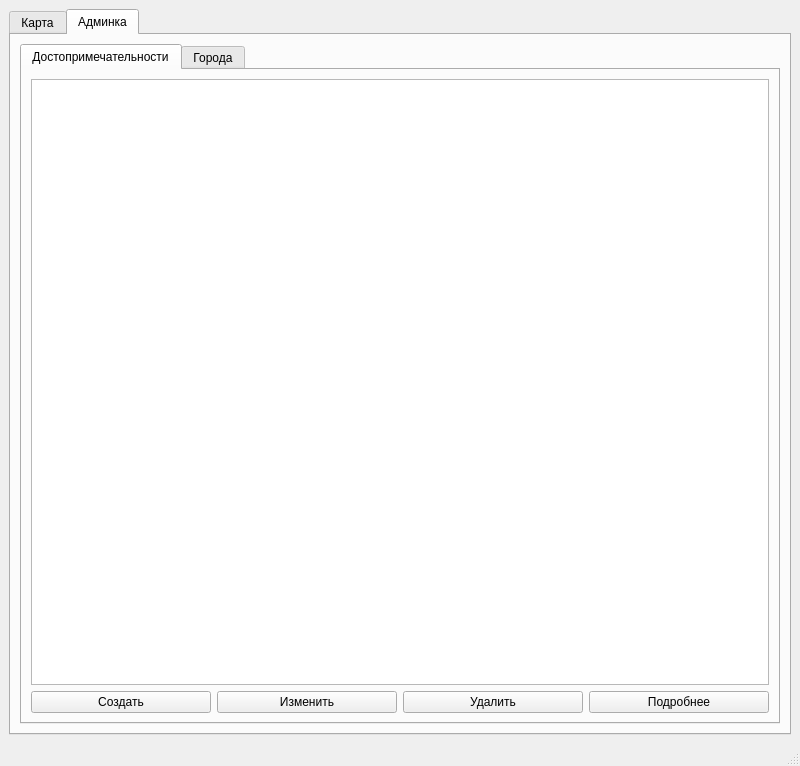
<?xml version="1.0" encoding="UTF-8"?>
<ui version="4.0">
 <class>MainWindow</class>
 <widget class="QMainWindow" name="MainWindow">
  <property name="geometry">
   <rect>
    <x>0</x>
    <y>0</y>
    <width>800</width>
    <height>766</height>
   </rect>
  </property>
  <property name="windowTitle">
   <string>MainWindow</string>
  </property>
  <widget class="QWidget" name="centralwidget">
   <layout class="QVBoxLayout" name="verticalLayout_5">
    <item>
     <widget class="QTabWidget" name="main_tabs">
      <property name="currentIndex">
       <number>1</number>
      </property>
      <widget class="QWidget" name="tab">
       <attribute name="title">
        <string>Карта</string>
       </attribute>
       <layout class="QVBoxLayout" name="verticalLayout_2">
        <item>
         <widget class="QLabel" name="map">
          <property name="text">
           <string/>
          </property>
         </widget>
        </item>
       </layout>
      </widget>
      <widget class="QWidget" name="tab_2">
       <attribute name="title">
        <string>Админка</string>
       </attribute>
       <layout class="QVBoxLayout" name="verticalLayout_3">
        <item>
         <widget class="QTabWidget" name="admin_tabs">
          <property name="toolTipDuration">
           <number>-4</number>
          </property>
          <property name="currentIndex">
           <number>0</number>
          </property>
          <widget class="QWidget" name="tab_3">
           <attribute name="title">
            <string>Достопримечательности</string>
           </attribute>
           <layout class="QVBoxLayout" name="verticalLayout">
            <item>
             <widget class="QTableWidget" name="atr_table"/>
            </item>
            <item>
             <layout class="QHBoxLayout" name="horizontalLayout">
              <item>
               <widget class="QPushButton" name="add_atr_btn">
                <property name="text">
                 <string>Создать</string>
                </property>
               </widget>
              </item>
              <item>
               <widget class="QPushButton" name="change_atr_btn">
                <property name="text">
                 <string>Изменить</string>
                </property>
               </widget>
              </item>
              <item>
               <widget class="QPushButton" name="del_atr_btn">
                <property name="text">
                 <string>Удалить</string>
                </property>
               </widget>
              </item>
              <item>
               <widget class="QPushButton" name="desc_atr_btn">
                <property name="text">
                 <string>Подробнее</string>
                </property>
               </widget>
              </item>
             </layout>
            </item>
           </layout>
          </widget>
          <widget class="QWidget" name="tab_4">
           <attribute name="title">
            <string>Города</string>
           </attribute>
           <layout class="QVBoxLayout" name="verticalLayout_4">
            <item>
             <widget class="QTableWidget" name="ct_table"/>
            </item>
            <item>
             <layout class="QHBoxLayout" name="horizontalLayout_2">
              <item>
               <widget class="QPushButton" name="add_ct_btn">
                <property name="text">
                 <string>Добавить</string>
                </property>
               </widget>
              </item>
              <item>
               <widget class="QPushButton" name="change_ct_btn">
                <property name="text">
                 <string>Изменить</string>
                </property>
               </widget>
              </item>
              <item>
               <widget class="QPushButton" name="del_ct_btn">
                <property name="text">
                 <string>Удалить</string>
                </property>
               </widget>
              </item>
             </layout>
            </item>
           </layout>
          </widget>
         </widget>
        </item>
       </layout>
      </widget>
     </widget>
    </item>
   </layout>
  </widget>
  <widget class="QMenuBar" name="menubar">
   <property name="geometry">
    <rect>
     <x>0</x>
     <y>0</y>
     <width>800</width>
     <height>21</height>
    </rect>
   </property>
  </widget>
  <widget class="QStatusBar" name="statusbar"/>
 </widget>
 <resources/>
 <connections/>
</ui>
